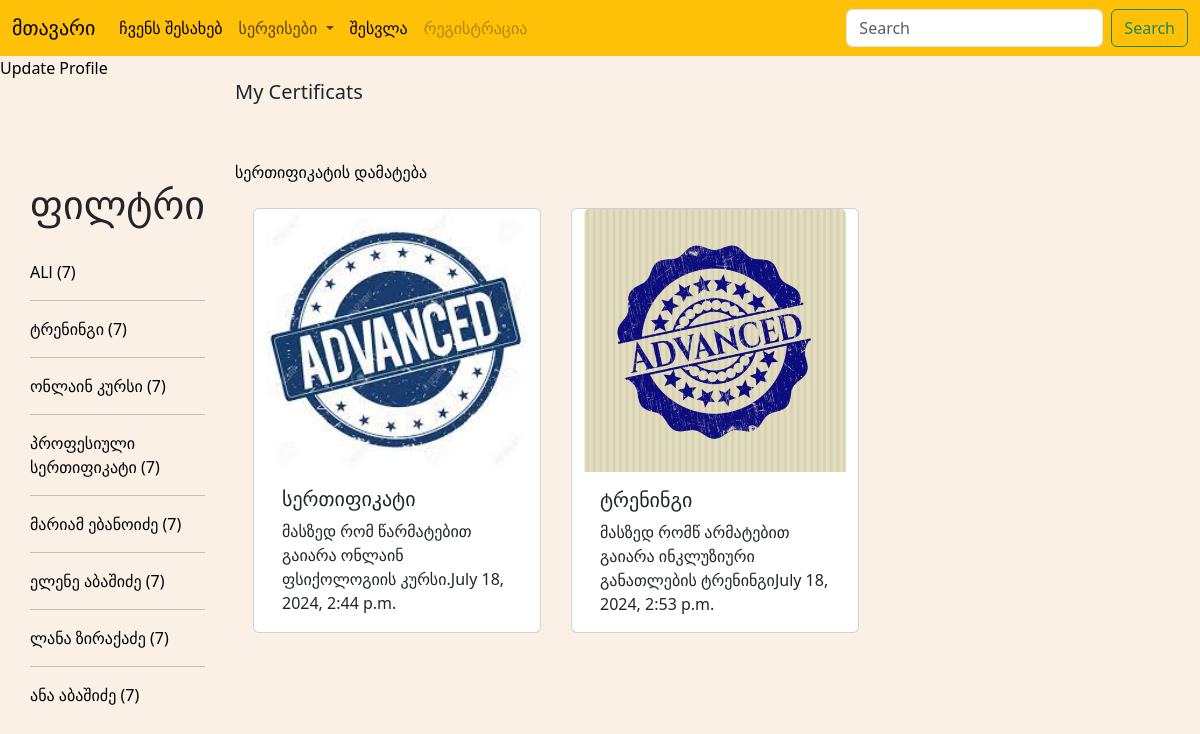
Page /profile/2/ on the earlier database version.
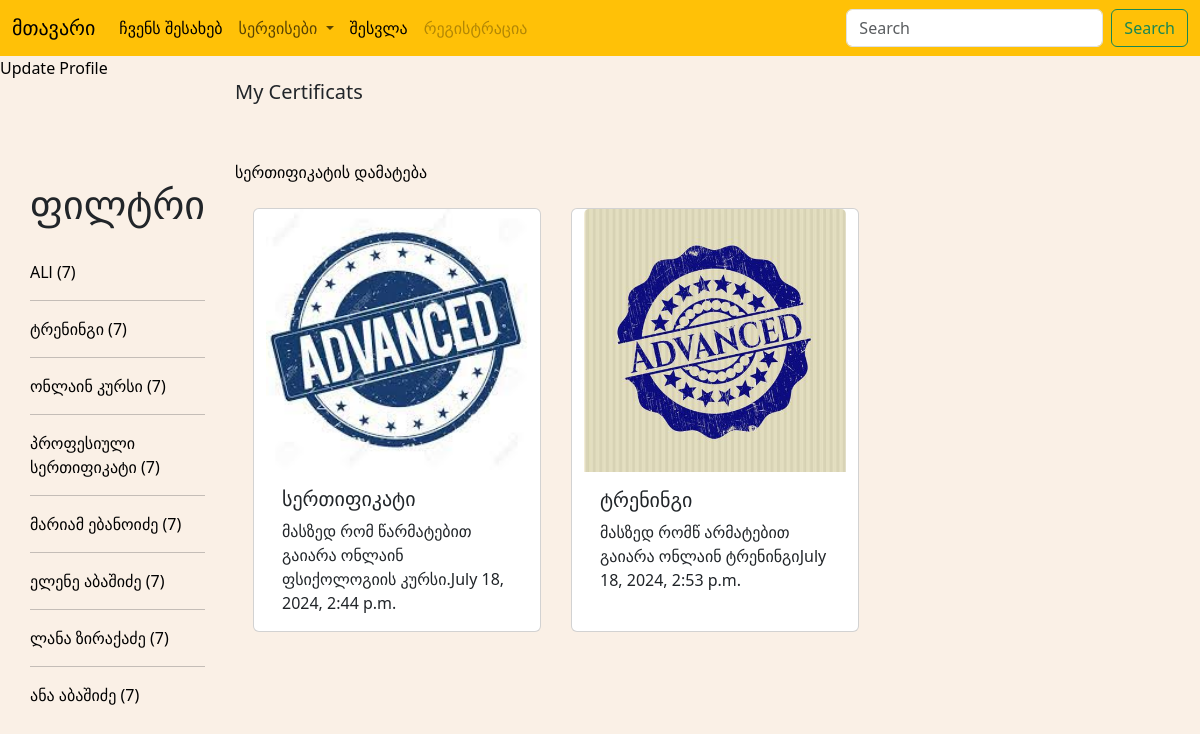
Same page on the later database version.
### base/models.py (models this page shows)
class Certif(models.Model):
    creator = models.ForeignKey('User', on_delete=models.SET("Unknown Creator"))
    picture = models.ImageField(null=True, blank=True)
    name = models.CharField(max_length=200)
    genre = models.ManyToManyField(Genre, blank=True, related_name="certifs")
    who = models.ForeignKey(Who, on_delete=models.SET("Unknown Who"))
    description = models.TextField(max_length=500)
    file = models.FileField(null=True)
    created = models.DateTimeField(auto_now_add=True)

### base/views.py (the view)
# urls.py: path('profile/<str:pk>/', views.profile, name='profile'),
def profile(request, pk):
    user = User.objects.get(id=int(pk))
    q = request.GET.get('q') if request.GET.get('q') != None else ""
    certifs = user.certifs.filter(Q(name__icontains=q) | Q(description__icontains=q) | Q(genre__name__icontains=q))
    certifs = list(set(certifs))
    genres = Genre.objects.all()
    heading = "My Certificats"
    context = {"certifs": certifs, "user": user,"heading": heading, "genres": genres}
    return render(request, 'base/profile.html', context)

### base/models.py (called while the page is built)
    def __str__(self):
        return self.name

### base/templates/base/profile.html (shortened to what this page needs)
{% extends 'main.html' %}
{% block content %}
 <a href="{% url 'update_user' %}"> Update Profile </a>
{% include 'base/certifs.html' %}
{% endblock %}

### base/templates/base/certifs.html (shortened to what this page needs)
<div class="home-container">
<div class="genres">
  <h1>ფილტრი</h1>
  <br>
  <a href="{{ request.path }}"> ALl ({{ genres.count }}) </a>
  {% for genre in genres %}
  <hr>
  <a href="{{ request.path }}?q={{ genre.name }}">{{genre}} ({{ genres.count }})</a>
  {% endfor %}
</div>
<div>
<div>
<h5> {{ heading }} </h5></div>
    <br>
    <br>
    <a href="{% url 'add' %}">სერთიფიკატის დამატება</a>
    <br>
    <br>
<div style ="display:flex" class="row">
{% for certif in certifs %}
<div class="card" style="width: 18rem; margin-left:30px">
  <img src="{{ certif.picture.url}}" class="card-img-top" alt="...">
  <div class="card-body">
    <h5 class="card-title">{{certif.name}}</h5>
    <p class="card-text">{{certif.description | slice:":100"}}{{ certif.created }}</p>
  </div>
</div>
{% endfor %}
</div>
</div>
</div>

Differences in the rows shown:
changed Certif "ტრენინგი": description "მასზედ რომწ არმატებით გაიარა ინკლუზიური განათლების ტრენინგი" → "მასზედ რომწ არმატებით გაიარა ონლაინ ტრენინგი"
